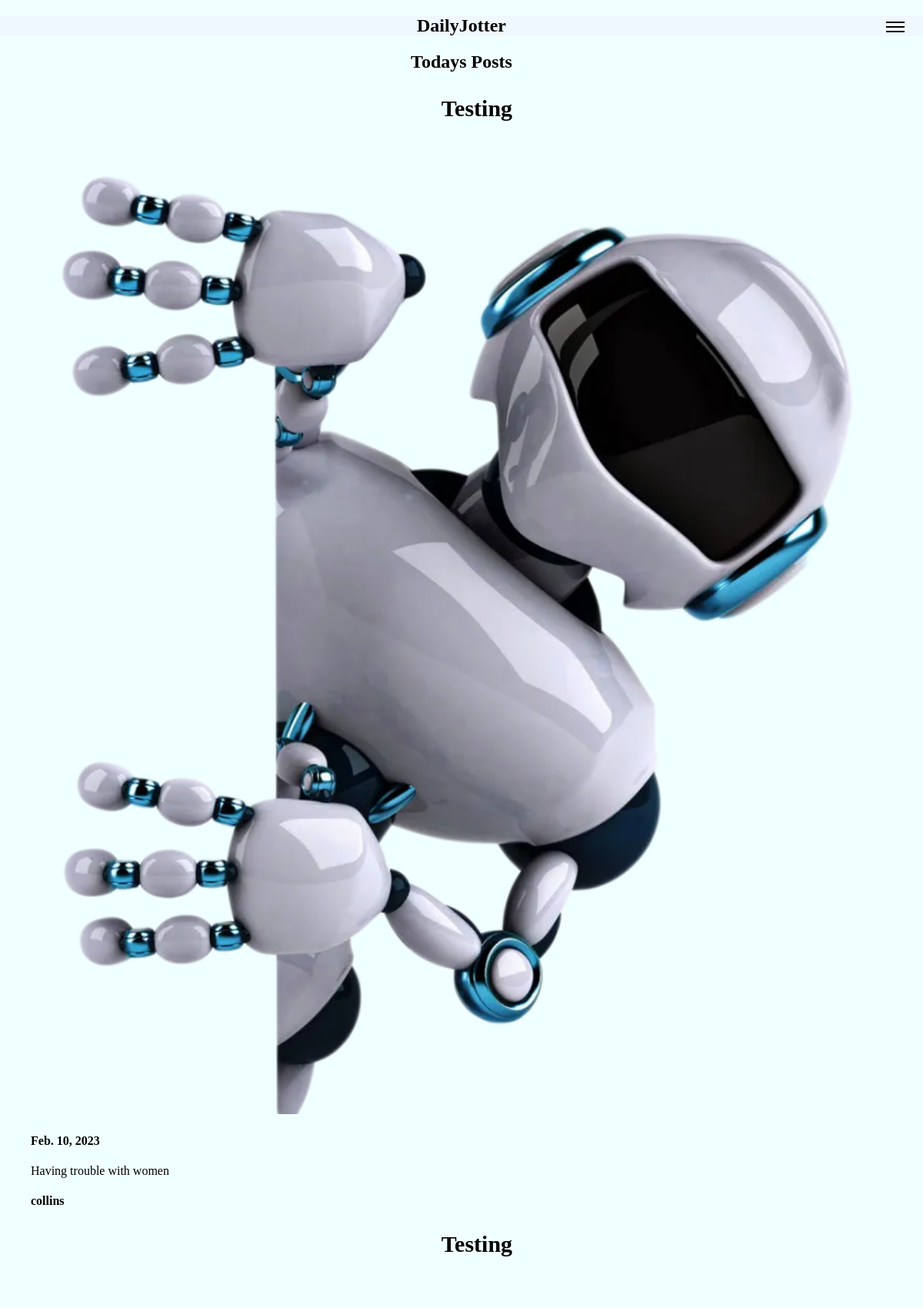
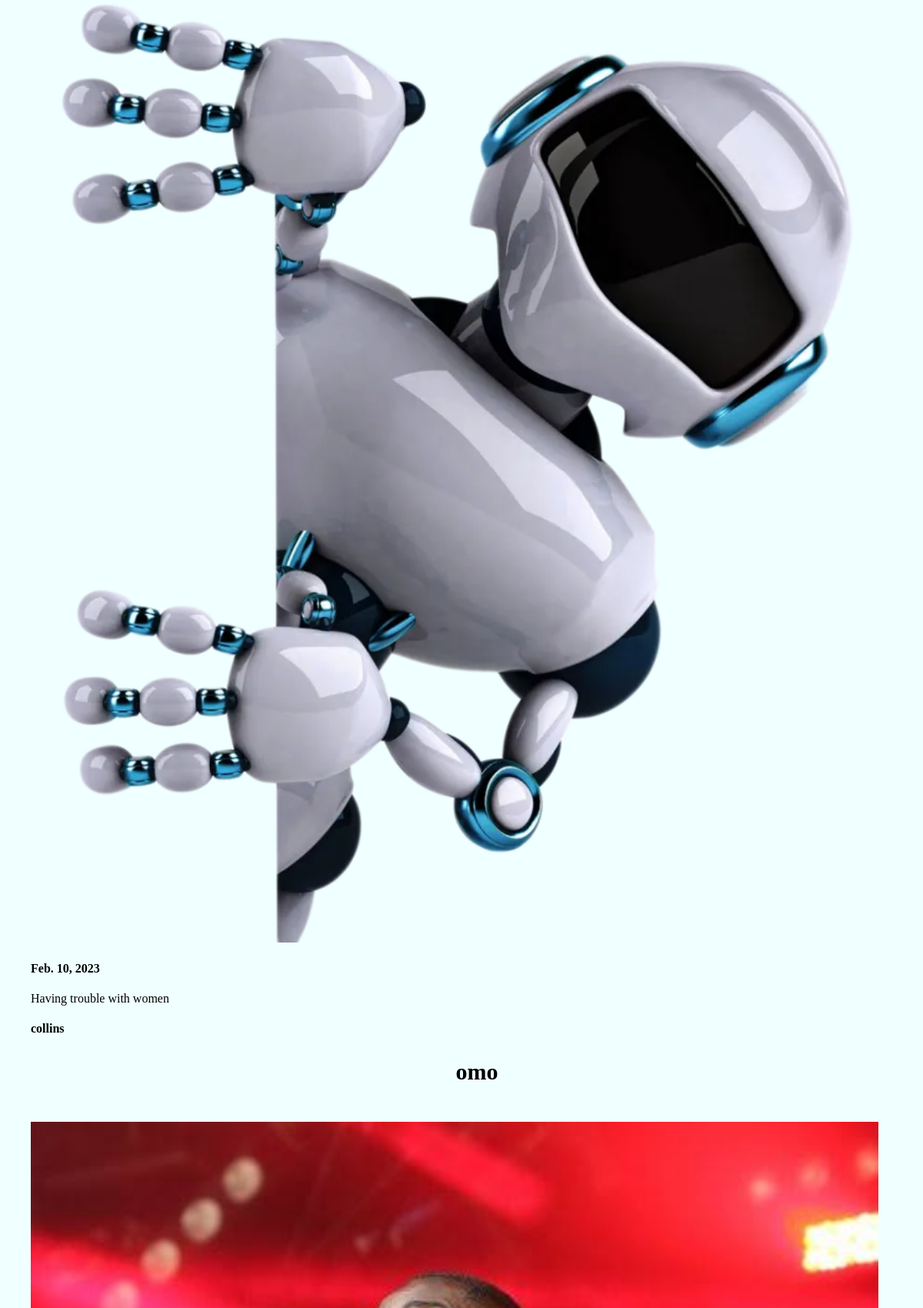
The page /home (upper part) on the database its author committed (2 pictures, top to bottom).
### Dailyjotter/models.py (models this page shows, shortened)
class Post(models.Model):
    title = models.CharField(max_length=100)
    excerpt = models.CharField(max_length=200)
    image = models.ImageField(upload_to="posts", null=True, blank=True)
    content = models.TextField(max_length=400)
    slug = models.SlugField(unique=True)
    author = models.ForeignKey(Author, on_delete=models.CASCADE)
    date = models.DateField(auto_now=True)
    class Meta:
        verbose_name = "Post"
        verbose_name_plural = "Posts"

class Author(models.Model):
    first_name = models.CharField(max_length=100)
    surname = models.CharField(max_length=120)
    user_name = models.CharField(max_length=300)
    password = models.CharField(max_length=400)

### Dailyjotter/views.py (the view)
# urls.py: path('home', views.main, name="home"),
def main(request):
    latest_posts =  Post.objects.all().order_by("-date")[:3]
    return render(request, "Dailyjotter/main-page.html", { 'posts' : latest_posts})

### templates/Dailyjotter/main-page.html (shortened to what this page needs)
{% extends "./base.html" %}
{%load static %}
{% block css_files %}
<link rel="stylesheet" href="{% static "Dailyjotter/main-page.css" %}">
{% endblock %}
{% block content%}
<body>
 <section>
    <nav >
        <button id="hamburger-menu-button">
          <span></span>
          <span></span>
          <span></span>
        </button>
      </nav>
    </section>
    <section id="all-posts">
        <h2>Todays Posts</h2>
        <ul style="
        list-style: none">
            {% for post in posts %}
               {% include "includes/post.html" %}
            {% endfor %}
        </ul>
      </section>
<body>
{% endblock %}

### templates/Dailyjotter/base.html (shortened to what this page needs)
{% load static %}
<!DOCTYPE html>
<html>
    <head>
        <link rel="stylesheet" href=" {% static 'Dailyjotter/base.css' %}">
        {% block css_files %}{% endblock %}
    </head>
    <header>
    <h2>DailyJotter</h2>
    </header>
    <body>
  {% block content %}
  {% endblock %}
    </body>
</html>

### templates/includes/post.html (shortened to what this page needs)
{% load static %}
<link rel="stylesheet" href="{% static "Dailyjotter/post.css" %}">
<li>
    <article class="post">
            <div class="post_content">
                <h3>{{ post.title }}</h3><br>
                <img src="{{ post.image.url }}" alt="{{post.title}}">
                <h4>{{ post.date }}</h4>
                <p>
                   {{post.excerpt}}
                </p>
                <h4>{{post.author.first_name}}</h4>
            </div>
    </article>
</li>

### static/Dailyjotter/base.css (style rules this page uses)
header { background-color: aliceblue; }
body { background-color: azure; }
h2 { text-align: center; font-family: 'Itim', cursive; }

### static/Dailyjotter/main-page.css (style rules this page uses)
body { margin: 0; }
button#hamburger-menu-button { position: absolute; top: 16px; right: 16px; background-color: transparent; border: none; padding: 8px; cursor: pointer; }
button#hamburger-menu-button span { display: block; height: 2px; width: 24px; background-color: #000; margin: 4px 0; }
#all-posts { list-style: none; }

### static/Dailyjotter/post.css (style rules this page uses)
body { background-color: azure; }
img { width: 95%; height: 25%; background-color: transparent; }
h3 { font-family: "Itim", cursive; text-align: center; font-size: 30px; }

### rows shown on the page
Post: title "Testing", image (picture), date "Feb. 10, 2023", excerpt "Having trouble with women", author.first_name "collins"
Post: title "Testing", image (picture), date "Feb. 10, 2023", excerpt "Having trouble with women", author.first_name "collins"
Post: title "omo", image (picture)
